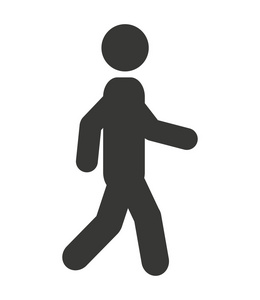
#> input picture 300.jpeg, 260 x 300 px
$ python person.py
#> lines starting #> are read from the running program, lines starting #| are printed output that depends on the picture
import cv2
import numpy as np

# 读取图像
image_path = "300.jpeg"
image = cv2.imread(image_path)
#> image is the input picture: shape (300, 260, 3); mean B, G, R 219.3, 219.6, 219.6

# 转换为灰度图像
gray_image = cv2.cvtColor(image, cv2.COLOR_BGR2GRAY)

# 创建一个与灰度图像相同大小的数组，用于绘制黄色和黑色
yellow_black_image = np.zeros_like(image)

# 将像素值在0到70之间的部分设置为黄色
yellow_black_image[(gray_image >= 0) & (gray_image <= 70)] = (0, 255, 255)

# 显示结果图像
cv2.imshow("Yellow and Black Image", yellow_black_image)
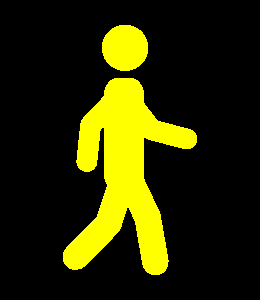
#> window 'Yellow and Black Image': shape (300, 260, 3); mean B, G, R 0, 43.3, 43.3

# 保存结果图像
cv2.imwrite("yellow_black_image.jpeg", yellow_black_image)

cv2.waitKey(0)
cv2.destroyAllWindows()
